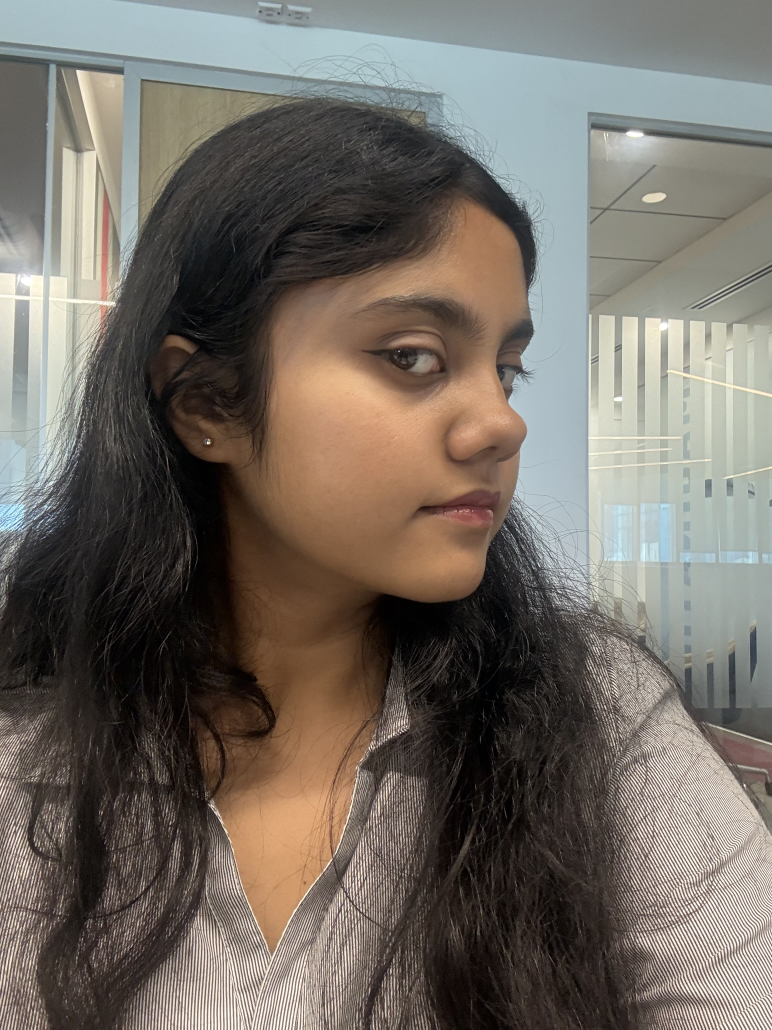
#> input picture Photos/Anushka/IMG_7399.jpeg, 2316 x 3088 px (shown at 1/3 size)
$ python -i detector.py   (imports and definitions only)
#> lines starting #> are read from the running program, lines starting #| are printed output that depends on the picture
from __future__ import annotations

from pathlib import Path
from typing import List, Tuple

import cv2
import numpy as np

"""Face detection utilities built on OpenCV's Haar cascade pipeline.

Algorithm summary:
1. Convert the input frame from BGR to grayscale.
2. Run a pre-trained Viola-Jones Haar cascade classifier with a multi-scale
   sliding-window search (detectMultiScale).
3. Merge and filter candidate windows using minNeighbors and return final
   face bounding boxes as (x, y, w, h) integer tuples.

Why this works:
- The cascade is trained on Haar-like intensity features and uses boosted
  weak learners organized in stages, which allows quick rejection of
  non-face regions.
- Multi-scale scanning supports faces appearing at different sizes.
"""


Rect = Tuple[int, int, int, int]


class FaceDetector:
    """OpenCV Haar cascade face detector.

    Parameters:
    - scale_factor: image pyramid reduction factor between scales.
      Smaller values increase accuracy/recall but are slower.
    - min_neighbors: minimum nearby detections required to keep a result.
      Higher values reduce false positives but may miss small/partial faces.
    """

    def __init__(self, scale_factor: float = 1.1, min_neighbors: int = 5) -> None:
        if not hasattr(cv2, "CascadeClassifier"):
            version = getattr(cv2, "__version__", "unknown")
            cv2_path = getattr(cv2, "__file__", "unknown")
            raise RuntimeError(
                "The active OpenCV build does not provide CascadeClassifier. "
                "This project requires a stable 4.x opencv-python/opencv-python-headless build. "
                f"Detected cv2 version={version} from {cv2_path}. "
                "Remove conflicting OpenCV 5 packages and reinstall requirements."
            )

        cascade_path = Path(cv2.data.haarcascades) / "haarcascade_frontalface_default.xml"
        self._classifier = cv2.CascadeClassifier(str(cascade_path))
        if self._classifier.empty():
            raise RuntimeError(f"Failed to load Haar cascade from {cascade_path}")

        # Secondary cascade — human eyes are highly distinctive vs. animal faces.
        eye_path = Path(cv2.data.haarcascades) / "haarcascade_eye.xml"
        self._eye_classifier = cv2.CascadeClassifier(str(eye_path))

        self._scale_factor = scale_factor
        self._min_neighbors = min_neighbors

    def detect(self, frame, strict: bool = False) -> List[Rect]:
        """Detect faces in a BGR frame and return (x, y, w, h) boxes.

        Parameters
        ----------
        strict:
            When True (still images / uploads) uses 2× min_neighbors and skips
            the dim-light fallback pass, preventing over-detection in group photos.
        """
        gray = cv2.cvtColor(frame, cv2.COLOR_BGR2GRAY)
        fh, fw = frame.shape[:2]

        # Scale min face size to image resolution.
        min_face_px = max(40, int(min(fh, fw) * 0.04))

        # Strict mode doubles the evidence requirement per detection window.
        neighbors = self._min_neighbors * 2 if strict else self._min_neighbors

        # Primary pass: CLAHE helps lift facial contrast in dim lighting.
        enhanced = self._enhance_gray(gray)
        faces = self._classifier.detectMultiScale(
            enhanced,
            scaleFactor=self._scale_factor,
            minNeighbors=neighbors,
            minSize=(min_face_px, min_face_px),
        )

        if len(faces) == 0 and not strict:
            # Fallback ONLY for genuinely dark real-time frames, never still images.
            if float(gray.mean()) < 110:
                boosted = self._boost_low_light(enhanced)
                faces = self._classifier.detectMultiScale(
                    boosted,
                    scaleFactor=self._scale_factor,
                    minNeighbors=max(4, neighbors - 2),
                    minSize=(min_face_px, min_face_px),
                )

        faces_list = [tuple(map(int, face)) for face in faces]
        faces_list = self._filter_face_candidates(faces_list, frame.shape[:2])
        faces_list = self._verify_human_faces(faces_list, enhanced, frame)
        faces_list = self._suppress_duplicate_faces(faces_list)
        # Trim the Haar background padding so boxes sit tight on the actual face.
        return [self._trim_face_box(x, y, w, h, fh, fw) for x, y, w, h in faces_list]

    def _trim_face_box(self, x: int, y: int, w: int, h: int, fh: int, fw: int) -> Rect:
        """Remove the background border that Haar detection windows add.

        Haar windows include ~7 % extra forehead, ~5 % sides, ~3 % chin.
        Trimming those makes the drawn box sit tightly on the face.
        """
        trim_top  = int(h * 0.07)
        trim_side = int(w * 0.05)
        trim_bot  = int(h * 0.03)
        nx = min(fw - 1, x + trim_side)
        ny = min(fh - 1, y + trim_top)
        nw = max(20, min(w - 2 * trim_side, fw - nx))
        nh = max(20, min(h - trim_top - trim_bot, fh - ny))
        return (nx, ny, nw, nh)

    def _verify_human_faces(
        self, faces: List[Rect], gray_enhanced: np.ndarray, frame_bgr: np.ndarray
    ) -> List[Rect]:
        """Keep only boxes that contain human eyes or strong human skin tone.

        Animals (monkeys, apes, dogs) are rejected because:
        - haarcascade_eye.xml was trained on human eyes and rarely fires on
          animal eye regions framed at human-face proportions.
        - Human skin occupies a narrow YCrCb band absent from most animal fur.
        """
        verified: List[Rect] = []
        fh, fw = frame_bgr.shape[:2]

        for x, y, w, h in faces:
            has_eye = False

            if not self._eye_classifier.empty():
                # Search upper 65 % of the box — where human eyes sit.
                eye_y2 = min(fh, y + int(h * 0.65))
                roi_gray = gray_enhanced[max(0, y):eye_y2, max(0, x):min(fw, x + w)]
                if roi_gray.size > 0:
                    eyes = self._eye_classifier.detectMultiScale(
                        roi_gray,
                        scaleFactor=1.1,
                        minNeighbors=3,
                        minSize=(max(8, w // 8), max(8, w // 8)),
                    )
                    has_eye = len(eyes) >= 1

            if has_eye:
                # Eye cascade fired → almost certainly a human face.
                verified.append((x, y, w, h))
            elif self._has_human_skin(frame_bgr, x, y, w, h, fh, fw):
                # No eye hit but strong skin signal (closed eyes / dim light).
                verified.append((x, y, w, h))
            # else: animal or object — silently dropped.

        return verified

    def _has_human_skin(
        self,
        frame_bgr: np.ndarray,
        x: int,
        y: int,
        w: int,
        h: int,
        fh: int,
        fw: int,
    ) -> bool:
        """Return True when the face ROI contains enough human-skin-coloured pixels.

        YCrCb range [0,128,70]→[255,185,140] covers all human ethnicities while
        excluding the grey/brown tones typical of animal fur.
        """
        x0, y0 = max(0, x), max(0, y)
        x1, y1 = min(fw, x + w), min(fh, y + h)
        roi = frame_bgr[y0:y1, x0:x1]
        if roi.size == 0:
            return False
        ycrcb = cv2.cvtColor(roi, cv2.COLOR_BGR2YCrCb)
        skin_mask = cv2.inRange(
            ycrcb,
            np.array([0, 128, 70], dtype=np.uint8),
            np.array([255, 185, 140], dtype=np.uint8),
        )
        total = roi.shape[0] * roi.shape[1]
        ratio = float(np.count_nonzero(skin_mask)) / max(1, total)
        # Human face boxes typically have 28-90 % skin-coloured pixels.
        return ratio >= 0.28

    def _filter_face_candidates(self, faces: List[Rect], frame_hw: Tuple[int, int]) -> List[Rect]:
        """Drop unlikely boxes to reduce false positives on non-face objects."""
        if not faces:
            return []

        fh, fw = frame_hw
        min_area = max(900, int(0.002 * fw * fh))
        filtered: List[Rect] = []

        for x, y, w, h in faces:
            if w <= 0 or h <= 0:
                continue
            area = w * h
            if area < min_area:
                continue

            ratio = w / float(max(1, h))
            if ratio < 0.65 or ratio > 1.55:
                continue

            filtered.append((x, y, w, h))

        return filtered

    def _suppress_duplicate_faces(self, faces: List[Rect]) -> List[Rect]:
        """Collapse overlapping/contained windows that point to the same face."""
        if not faces:
            return []

        # Keep larger, stronger windows first.
        sorted_faces = sorted(faces, key=lambda r: r[2] * r[3], reverse=True)
        kept: List[Rect] = []

        for candidate in sorted_faces:
            if any(self._is_duplicate_face(candidate, existing) for existing in kept):
                continue
            kept.append(candidate)

        return kept

    def _is_duplicate_face(self, a: Rect, b: Rect) -> bool:
        ax, ay, aw, ah = a
        bx, by, bw, bh = b

        a_x2, a_y2 = ax + aw, ay + ah
        b_x2, b_y2 = bx + bw, by + bh

        inter_x1 = max(ax, bx)
        inter_y1 = max(ay, by)
        inter_x2 = min(a_x2, b_x2)
        inter_y2 = min(a_y2, b_y2)

        inter_w = max(0, inter_x2 - inter_x1)
        inter_h = max(0, inter_y2 - inter_y1)
        inter_area = inter_w * inter_h
        if inter_area <= 0:
            return False

        area_a = aw * ah
        area_b = bw * bh
        union = area_a + area_b - inter_area
        iou = inter_area / float(max(1, union))

        # One box mostly contained in another box.
        contain_a = inter_area / float(max(1, area_a))
        contain_b = inter_area / float(max(1, area_b))

        return iou >= 0.25 or contain_a >= 0.75 or contain_b >= 0.75

    def _enhance_gray(self, gray):
        clahe = cv2.createCLAHE(clipLimit=2.5, tileGridSize=(8, 8))
        enhanced = clahe.apply(gray)
        return cv2.GaussianBlur(enhanced, (3, 3), 0)

    def _boost_low_light(self, gray):
        mean_intensity = float(gray.mean())
        if mean_intensity >= 110:
            return gray

        gamma = 0.75 if mean_intensity >= 80 else 0.6
        normalized = gray.astype("float32") / 255.0
        boosted = np.power(normalized, gamma)
        boosted = np.clip(boosted * 255.0, 0, 255).astype("uint8")
        return boosted


def draw_faces(frame, faces: List[Rect]):
    for (x, y, w, h) in faces:
        cv2.rectangle(frame, (x, y), (x + w, y + h), (0, 200, 120), 2)
    return frame

>>> import cv2
>>> picture = cv2.imread('../../Photos/Anushka/IMG_7399.jpeg')
#> picture is the input picture: shape (3088, 2316, 3); mean B, G, R 100.9, 108.8, 115.6
>>> result = FaceDetector().detect(picture)
#> in detect, `gray = cv2.cvtColor(frame, cv2.COLOR_BGR2GRAY)`:
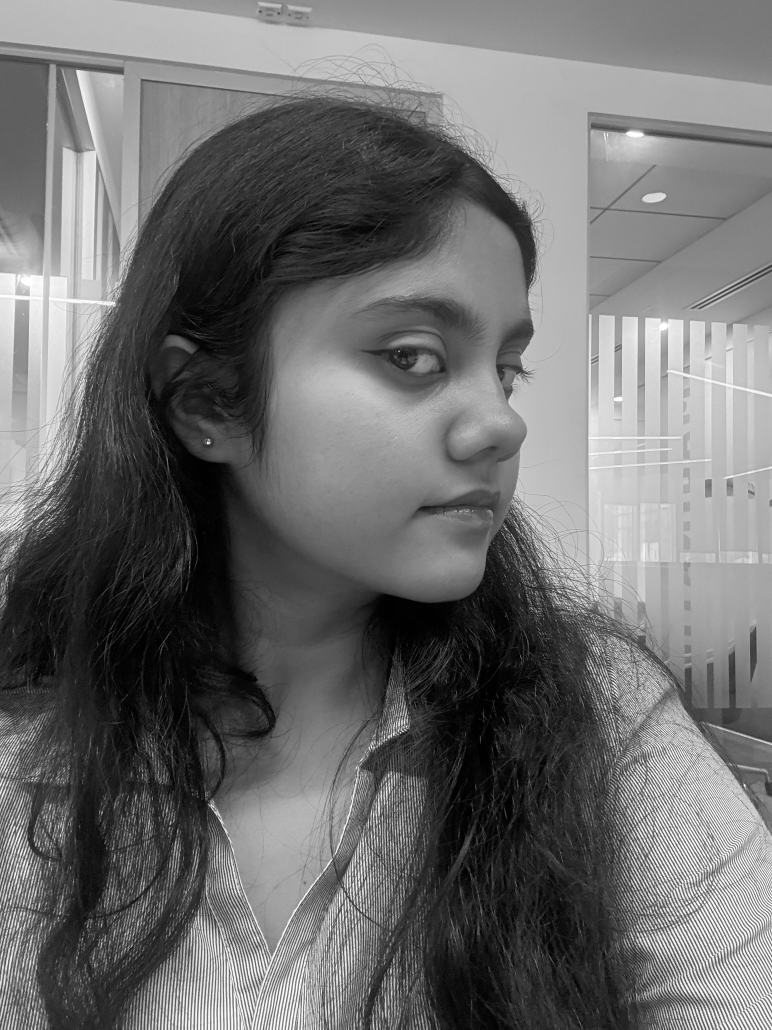
#> gray: shape (3088, 2316) (shown at 1/3 size); min 0, max 255, mean 109.9
#> in _enhance_gray, `enhanced = clahe.apply(gray)`:
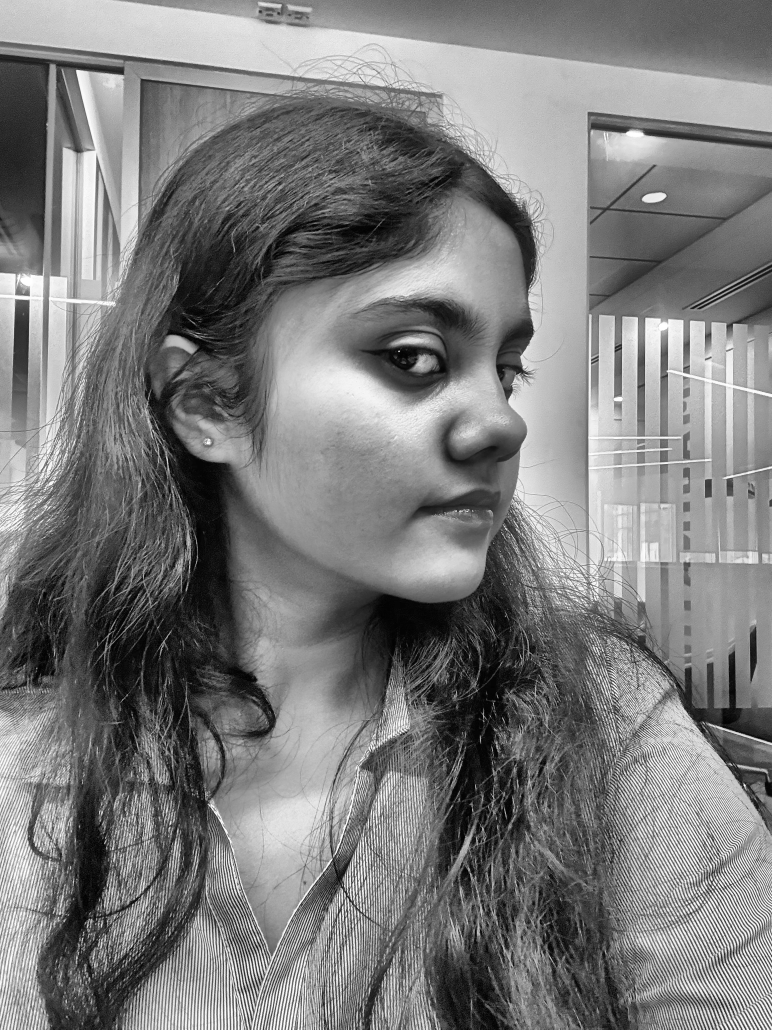
#> enhanced: shape (3088, 2316) (shown at 1/3 size); min 0, max 255, mean 124.1
#> in detect, `faces = self._classifier.detectMultiScale( enhanced, scaleFactor=self...`: faces = [[540, 2087, 321, 321], [560, 2003, 843, 843], [687, 602, 1197, 1197]]
#> in detect, `faces_list = [tuple(map(int, face)) for face in faces]`: faces_list = [(540, 2087, 321, 321), (560, 2003, 843, 843), (687, 602, 1197, 1197)]
#> the loop in _filter_face_candidates, `for x, y, w, h in faces:` made 3 passes
#> (x, y, w, h, area) on passes 1 to 3: (540, 2087, 321, 321, 103041), (560, 2003, 843, 843, 710649), (687, 602, 1197, 1197, 1432809)
#> after the loop in _filter_face_candidates, `for x, y, w, h in faces:`: filtered has the same summary as faces_list in detect
#> the loop in _verify_human_faces, `for x, y, w, h in faces:` made 3 passes
#> (x, y, w, h, has_eye, eye_y2, x0 in _has_human_skin, y0 in _has_human_skin) on passes 1 to 2: (540, 2087, 321, 321, False, 2295, 540, 2087), (560, 2003, 843, 843, False, 2550, 560, 2003)
#> (x, y, w, h, has_eye, eye_y2, eyes) on pass 3: (687, 602, 1197, 1197, True, 1380, [[410, 359, 246, 246]])
#> pass 1, in _verify_human_faces, `roi_gray = gray_enhanced[max(0, y):eye_y2, max(0, x):min(fw, x + w)]`:
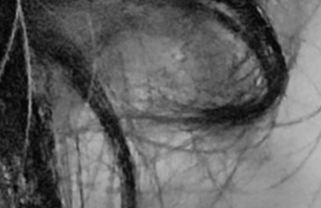
#> roi_gray: shape (208, 321); min 4, max 187, mean 97.4
#> pass 1, in _has_human_skin, `roi = frame_bgr[y0:y1, x0:x1]`:
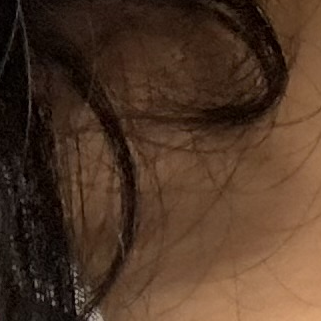
#> roi: shape (321, 321, 3); mean B, G, R 37.8, 54.6, 79.1
#> after the loop in _verify_human_faces, `for x, y, w, h in faces:`:
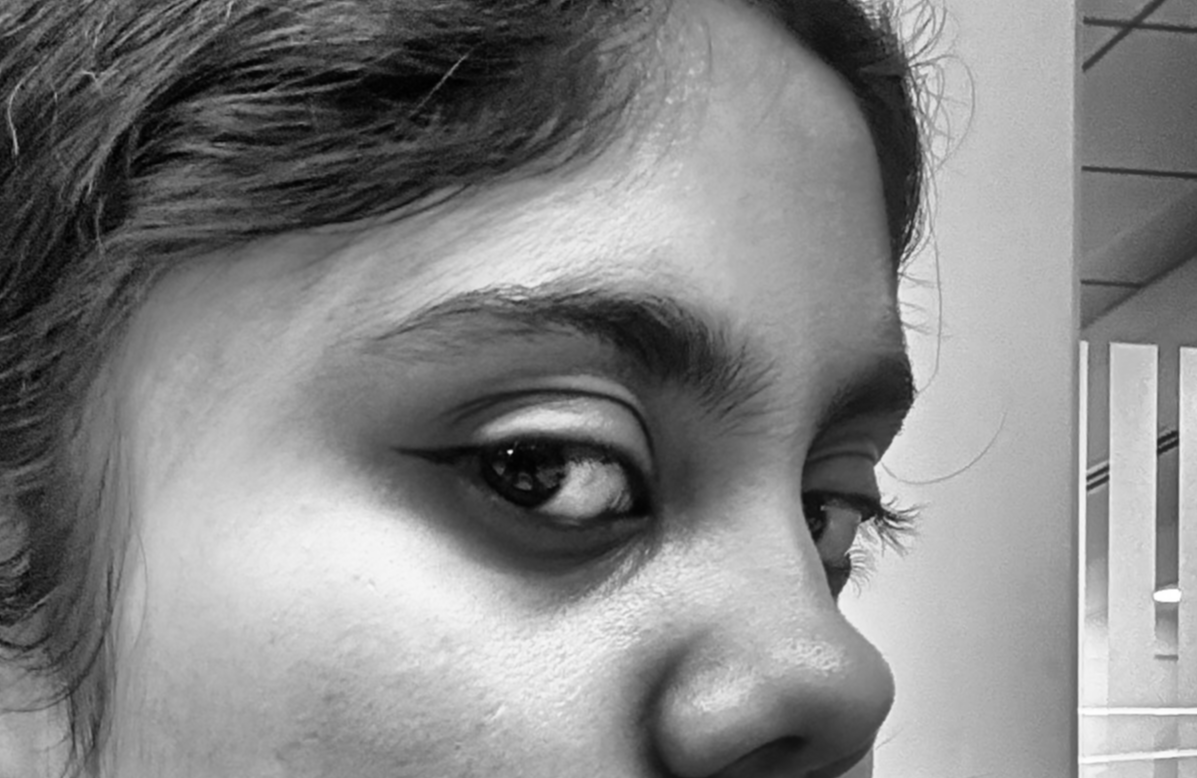
#> roi_gray: shape (778, 1197); min 1, max 255, mean 132.9
#> after the loop in _verify_human_faces, `for x, y, w, h in faces:`: verified has the same summary as faces_list in detect
#> in _suppress_duplicate_faces, `sorted_faces = sorted(faces, key=lambda r: r[2] * r[3], reverse=True)`: sorted_faces = [(687, 602, 1197, 1197), (560, 2003, 843, 843), (540, 2087, 321, 321)]
#> the loop in _suppress_duplicate_faces, `for candidate in sorted_faces:` made 3 passes
#> after the loop in _suppress_duplicate_faces, `for candidate in sorted_faces:`: kept = [(687, 602, 1197, 1197), (560, 2003, 843, 843)]
#> result = [(746, 685, 1079, 1079), (602, 2062, 759, 759)]

$ run again, on Photos/Anushka/IMG_7401.jpeg
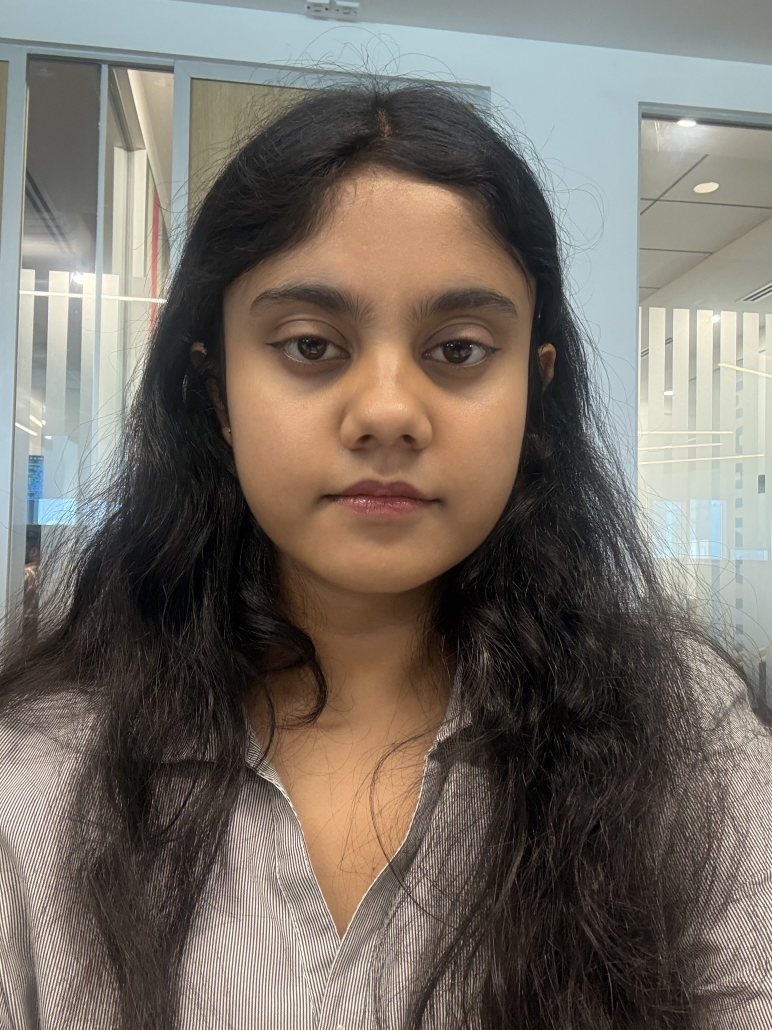
#> input picture Photos/Anushka/IMG_7401.jpeg, 2316 x 3088 px (shown at 1/3 size)
#> picture is the input picture: shape (3088, 2316, 3); mean B, G, R 102.8, 110.8, 118.2
#> in _enhance_gray, `enhanced = clahe.apply(gray)`:
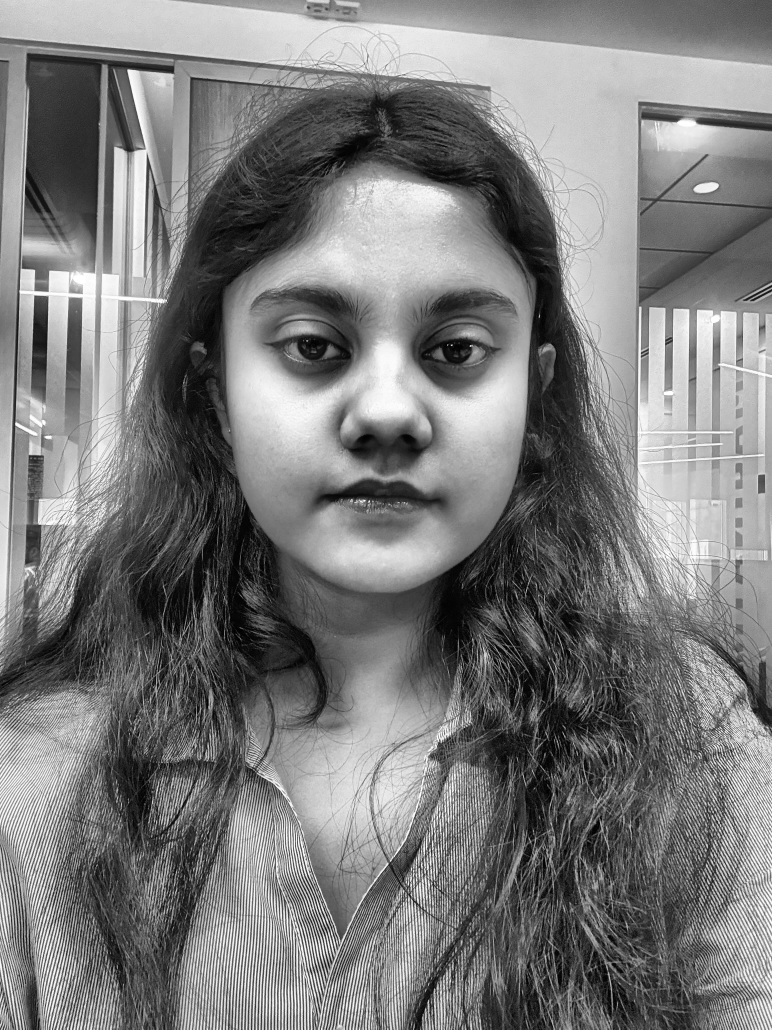
#> enhanced: shape (3088, 2316) (shown at 1/3 size); min 0, max 255, mean 123.5
#> faces = [[517, 519, 1265, 1265]]
#> faces_list = [(517, 519, 1265, 1265)]
#> the loop in _filter_face_candidates, `for x, y, w, h in faces:` made 1 pass
#> (x, y, w, h, area, ratio) on pass 1: (517, 519, 1265, 1265, 1600225, 1)
#> the loop in _verify_human_faces, `for x, y, w, h in faces:` made 1 pass
#> (x, y, w, h, has_eye, eye_y2, eyes) on pass 1: (517, 519, 1265, 1265, True, 1341, [[721, 402, 258, 258], [275, 392, 259, 259]])
#> pass 1, in _verify_human_faces, `roi_gray = gray_enhanced[max(0, y):eye_y2, max(0, x):min(fw, x + w)]`:
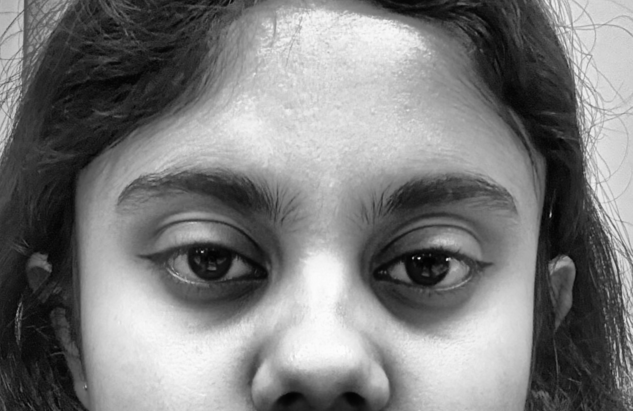
#> roi_gray: shape (822, 1265) (shown at 1/2 size); min 1, max 252, mean 124
#> the loop in _suppress_duplicate_faces, `for candidate in sorted_faces:` made 1 pass
#> result = [(580, 607, 1139, 1140)]
